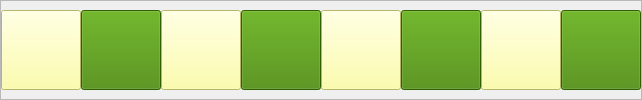
           <widget class="QFrame" name="FourFrame">
            <property name="layoutDirection">
             <enum>Qt::LeftToRight</enum>
            </property>
            <property name="frameShape">
             <enum>QFrame::StyledPanel</enum>
            </property>
            <property name="frameShadow">
             <enum>QFrame::Raised</enum>
            </property>
            <layout class="QHBoxLayout" name="horizontalLayout_4">
             <property name="spacing">
              <number>0</number>
             </property>
             <property name="leftMargin">
              <number>0</number>
             </property>
             <property name="topMargin">
              <number>0</number>
             </property>
             <property name="rightMargin">
              <number>0</number>
             </property>
             <property name="bottomMargin">
              <number>0</number>
             </property>
             <item>
              <widget class="QPushButton" name="A4">
               <property name="minimumSize">
                <size>
                 <width>80</width>
                 <height>80</height>
                </size>
               </property>
               <property name="styleSheet">
                <string notr="true">background-color: rgb(255, 255, 150);</string>
               </property>
               <property name="text">
                <string/>
               </property>
              </widget>
             </item>
             <item>
              <widget class="QPushButton" name="B4">
               <property name="minimumSize">
                <size>
                 <width>80</width>
                 <height>80</height>
                </size>
               </property>
               <property name="styleSheet">
                <string notr="true">background-color: rgb(67, 134, 0);</string>
               </property>
               <property name="text">
                <string/>
               </property>
              </widget>
             </item>
             <item>
              <widget class="QPushButton" name="C4">
               <property name="minimumSize">
                <size>
                 <width>80</width>
                 <height>80</height>
                </size>
               </property>
               <property name="styleSheet">
                <string notr="true">background-color: rgb(255, 255, 150);</string>
               </property>
               <property name="text">
                <string/>
               </property>
              </widget>
             </item>
             <item>
              <widget class="QPushButton" name="D4">
               <property name="minimumSize">
                <size>
                 <width>80</width>
                 <height>80</height>
                </size>
               </property>
               <property name="styleSheet">
                <string notr="true">background-color: rgb(67, 134, 0);</string>
               </property>
               <property name="text">
                <string/>
               </property>
              </widget>
             </item>
             <item>
              <widget class="QPushButton" name="E4">
               <property name="minimumSize">
                <size>
                 <width>80</width>
                 <height>80</height>
                </size>
               </property>
               <property name="styleSheet">
                <string notr="true">background-color: rgb(255, 255, 150);</string>
               </property>
               <property name="text">
                <string/>
               </property>
              </widget>
             </item>
             <item>
              <widget class="QPushButton" name="F4">
               <property name="minimumSize">
                <size>
                 <width>80</width>
                 <height>80</height>
                </size>
               </property>
               <property name="styleSheet">
                <string notr="true">background-color: rgb(67, 134, 0);</string>
               </property>
               <property name="text">
                <string/>
               </property>
              </widget>
             </item>
             <item>
              <widget class="QPushButton" name="G4">
               <property name="minimumSize">
                <size>
                 <width>80</width>
                 <height>80</height>
                </size>
               </property>
               <property name="styleSheet">
                <string notr="true">background-color: rgb(255, 255, 150);</string>
               </property>
               <property name="text">
                <string/>
               </property>
              </widget>
             </item>
             <item>
              <widget class="QPushButton" name="H4">
               <property name="minimumSize">
                <size>
                 <width>80</width>
                 <height>80</height>
                </size>
               </property>
               <property name="styleSheet">
                <string notr="true">background-color: rgb(67, 134, 0);</string>
               </property>
               <property name="text">
                <string/>
               </property>
              </widget>
             </item>
            </layout>
           </widget>
